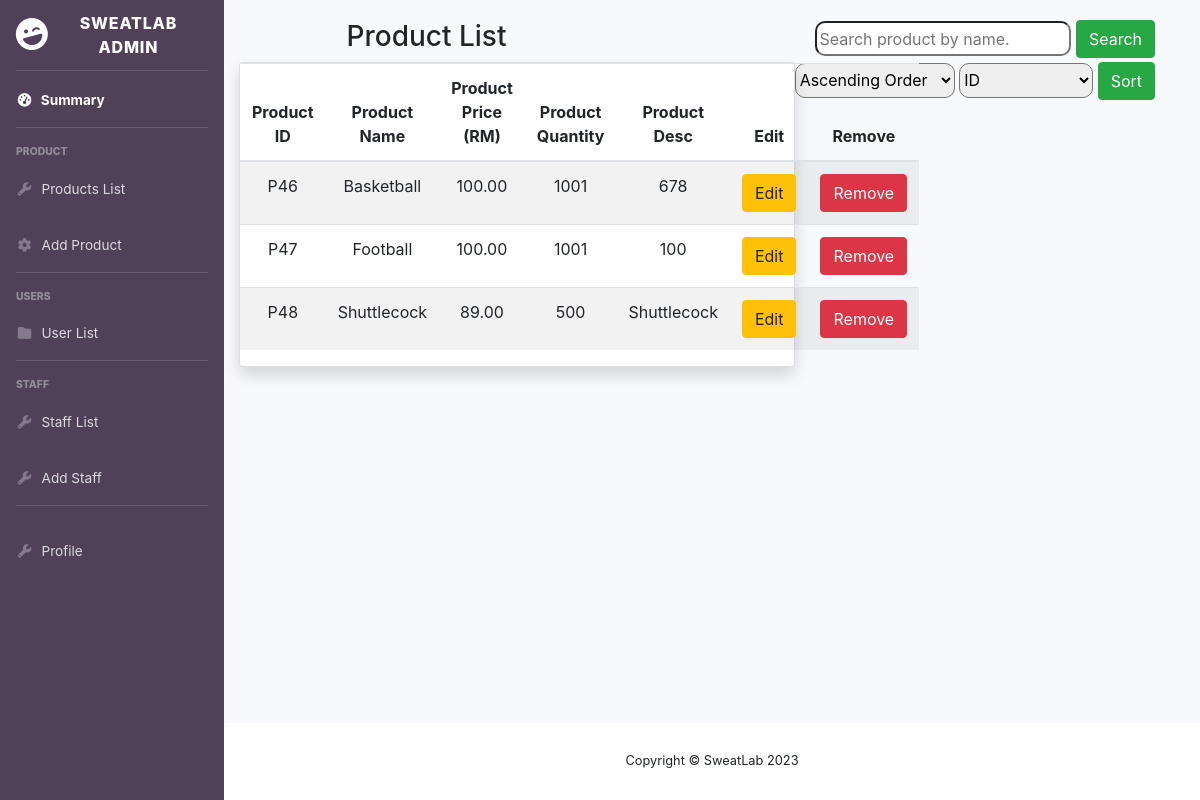
The page /View/Admin/productList.php (signed in) on the database its author committed.
### tables this page shows
CREATE TABLE `product` (
  `productID` int(11) NOT NULL,
  `productName` varchar(100) NOT NULL,
  `productPrice` double NOT NULL,
  `productDesc` varchar(200) NOT NULL,
  `stockQuantity` int(11) NOT NULL,
  `productImage` varchar(200) NOT NULL
);

### Control/productDA.php (called while the page is built, shortened)
<?php
class ProductDA{
    public function retrieveProductList(){
        $connectionManager = DatabaseConnectionManager::getInstance();
        $con = $connectionManager->getConnection();
        $sql = "SELECT * FROM product";
        $result = $con->query($sql);
        return $result;
    }
}

### Control/DAFacade.php (called while the page is built, shortened)
<?php
require_once 'productDA.php';
class DAFacade{
    private $productDA;
    public function __construct(){
        $this->productDA = new productDA();
    }
    public function retrieveProductList(){
        return $this->productDA->retrieveProductList();
    }
}

### View/Admin/productList.php (the view, shortened to what this page needs)
<?php
require_once '../../Control/productDA.php';
require_once '../../Control/DAFacade.php';
?>
<!DOCTYPE html>
<html>
    <head>
        <link rel="stylesheet" href="https://cdn.jsdelivr.net/npm/bootstrap@4.3.1/dist/css/bootstrap.min.css">
        <link href="vendor/fontawesome-free/css/all.min.css" rel="stylesheet" type="text/css">
        <link rel="stylesheet" href="path/to/font-awesome/css/font-awesome.min.css">
        <link href="../css/productList.css" rel="stylesheet" type="text/css"/>
        <link href="../css/adminHome.css" rel="stylesheet" type="text/css"/>
    </head>
    <body id="page-top">
        <div id="wrapper">
            <?php
            require_once 'sidebar.php';
            ?>
            <div id="content-wrapper" class="d-flex flex-column">
                <div id="content" class="col-lg-12" style="padding-top: 20px;">
                    <div class="SearchSort">
                        <h3 class="heading" style="display: inline-block;">&nbsp;Product List</h3>
                        <form method="POST" action="" style="display: inline-block; float: right; margin-right: 30px;">
                            <input style="height: 35px; border-radius: 10px;" type="text" name="searchProductText" placeholder="Search product by name." required/>
                            <input style="margin-bottom: 3px;" type="submit" class="btn btn-success searchBar" name="search" value="Search"/>
                        </form>
                        <form method="POST" action="" style="display: inline-block; float: right;margin-right: 30px;">
                        <select name="sortType" style="height: 35px;border-radius: 10px;">
                            <option value="ASC">Ascending Order</option>
                        </select>
                            <select name="attribute" style="height: 35px;border-radius: 10px;">
                                <option value="productID">ID</option>
                            </select>
                            <input type="submit" class="btn btn-success" style="margin-bottom: 3px;" value="Sort" name="sort"/>
                        </form>
                    </div>
                    <div class="card shadow mb-4">
                    <table class="table table-striped" style="padding-left: 5%; padding-right: 5%">
                        <thead>
                            <tr style="text-align: center;">
                                <th scope="col">Product ID</th>
                                <th scope="col">Product Name</th>
                                <th scope="col">Product Price (RM)</th>
                                <th scope="col">Product Quantity</th>
                                <th scope="col">Product Desc</th>
                                <th scope="col">Edit</th>
                                <th scope="col">Remove</th>
                            </tr>
                        </thead>
                        <tbody>
                            <?php
                            if(!isset($_POST['search']) && !isset($_POST['sort'])){
                                $DAFacade = new DAFacade();
                                $result = $DAFacade->retrieveProductList();
                                while($row = $result->fetch_object()){
                                    printf("<tr style=\"text-align: center;\">");
                                    printf("<td>P%s</td>",$row->productID);
                                    printf("<td>%s</td>",$row->productName);
                                    printf("<td>%.2f</td>",(double)$row->productPrice);
                                    printf("<td>%d</td>",(int)$row->stockQuantity);
                                    printf("<td>%s</td>",$row->productDesc);
                                    echo "<td><a href=\"editProduct.php?id=".$row->productID."\"><button type=\"editBtn\" class=\"btn btn-warning\" >Edit</button></a></td>";
                                    echo "<td><a href=\"removeProduct.php?id=".$row->productID."\"><button type=\"removeBtn\" class=\"btn btn-danger\" >Remove</button></a></td>";
                                    printf("</tr>");
                                }
                            }else if(isset($_POST['search'])){
                                $productName = $_POST['searchProductText'];
                                $url = "http://localhost/SweatLab/WebServices/searchAPI.php?productName=" . $productName;
                                $client = curl_init($url);
                                curl_setopt($client, CURLOPT_RETURNTRANSFER, true);
                                $response = curl_exec($client);
                                $result = json_decode($response);
                                $resultList = $result->data;
                                if(!empty($resultList)){
                                    foreach($resultList as $product){
                                        $productID = $product->productID;
                                        $productName = $product->productName;
                                        $productPrice = $product->productPrice;
                                        $productDesc = $product->productDesc;
                                        $stockQuantity = $product->stockQuantity;
                                        printf("<tr style=\"text-align: center;\">");
                                        printf("<td>P%s</td>",$productID);
                                        printf("<td>%s</td>",$productName);
                                        printf("<td>%.2f</td>",(double)$productPrice);
                                        printf("<td>%d</td>",(int)$stockQuantity);
                                        printf("<td>%s</td>",$productDesc);
                                        echo "<td><a href=\"editProduct.php?id=".$productID."\"><button type=\"editBtn\" class=\"btn btn-warning\" >Edit</button></a></td>";
                                        echo "<td><a href=\"removeProduct.php?id=".$productID."\"><button type=\"removeBtn\" class=\"btn btn-danger\" >Remove</button></a></td>";
                                        printf("</tr>");
                                    }
                                }else{
                                    printf('
                                            <tr>
                                                <td colspan="7">%s</td>
                                            </tr>
                                            '
                                    ,"No record found.");
                                }
                            }else if(isset($_POST['sort'])){
                                $sortType = $_POST['sortType'];
                                $attribute = $_POST['attribute'];
                                $url = "http://localhost/SweatLab/WebServices/sortProductListApi.php?attribute=".$attribute."&sortType=".$sortType;
                                $client = curl_init($url);
                                curl_setopt($client, CURLOPT_RETURNTRANSFER, true);
                                $response = curl_exec($client);
                                $result = json_decode($response);
                                $resultList = $result->data;
                                foreach($resultList as $product){
                                        $productID = $product->productID;
                                        $productName = $product->productName;
                                        $productPrice = $product->productPrice;
                                        $productDesc = $product->productDesc;
                                        $stockQuantity = $product->stockQuantity;
                                        printf("<tr style=\"text-align: center;\">");
                                        printf("<td>P%s</td>",$productID);
                                        printf("<td>%s</td>",$productName);
                                        printf("<td>%.2f</td>",(double)$productPrice);
                                        printf("<td>%d</td>",(int)$stockQuantity);
                                        printf("<td>%s</td>",$productDesc);
                                        echo "<td><a href=\"editProduct.php?id=".$productID."\"><button type=\"editBtn\" class=\"btn btn-warning\" >Edit</button></a></td>";
                                        echo "<td><a href=\"removeProduct.php?id=".$productID."\"><button type=\"removeBtn\" class=\"btn btn-danger\" >Remove</button></a></td>";
                                        printf("</tr>");
                                    }
                            }
                            ?>
                        </tbody>
                    </table>
                    </div>
                </div>
                <footer class="sticky-footer bg-white">
                    <div class="container my-auto">
                        <div class="copyright text-center my-auto">
                            <span>Copyright &copy; SweatLab 2023</span>
                        </div>
                    </div>
                </footer>
            </div>
        </div>
    </body>
</html>

### View/Admin/sidebar.php (shortened to what this page needs)
<!DOCTYPE html>
<html>
    <head>
        <link rel="stylesheet" href="path/to/font-awesome/css/font-awesome.min.css">
        <link rel="stylesheet" href="https://cdn.jsdelivr.net/npm/bootstrap@4.3.1/dist/css/bootstrap.min.css">
    </head>
    <body>
            <ul class="navbar-nav  sidebar sidebar-dark accordion" id="accordionSidebar">
                <a class="sidebar-brand d-flex align-items-center justify-content-center" href="adminHome.php">
                    <div class="sidebar-brand-icon rotate-n-15">
                        <i class="fas fa-laugh-wink"></i>
                    </div>
                    <div class="sidebar-brand-text mx-3">SweatLab Admin</div>
                </a>
                <hr class="sidebar-divider my-0">
                <li class="nav-item active">
                    <a class="nav-link" href="adminHome.php">
                        <i class="fas fa-fw fa-tachometer-alt"></i>
                        <span>Summary</span></a>
                </li>
                <hr class="sidebar-divider">
                <div class="sidebar-heading">
                    Product
                </div>
                <li class="nav-item">
                    <a class="nav-link collapsed" href="productList.php" >
                        <i class="fas fa-fw fa-wrench"></i>
                        <span>Products List</span>
                    </a>
                </li>
                <li class="nav-item">
                    <a class="nav-link collapsed" href="addProduct.php" >
                        <i class="fas fa-fw fa-cog"></i>
                        <span>Add Product</span>
                    </a>
                </li>
                <hr class="sidebar-divider">
                <div class="sidebar-heading">
                    Users
                </div>
                <li class="nav-item">
                    <a class="nav-link collapsed" href="userList.php" >
                        <i class="fas fa-fw fa-folder"></i>
                        <span>User List</span>
                    </a>
                </li>
                <hr class="sidebar-divider">
                <div class="sidebar-heading">
                    Staff
                </div>
                <li class="nav-item">
                    <a class="nav-link collapsed" href="staffList.php" >
                        <i class="fas fa-fw fa-wrench"></i>
                        <span>Staff List</span>
                    </a>
                </li>
                <li class="nav-item">
                    <a class="nav-link collapsed" href="addStaff.php" >
                        <i class="fas fa-fw fa-wrench"></i>
                        <span>Add Staff</span>
                    </a>
                </li>
                <hr class="sidebar-divider">
                <li class="nav-item">
                    <a class="nav-link collapsed" href="staffProfile.php" >
                        <i class="fas fa-fw fa-wrench"></i>
                        <span>Profile</span>
                    </a>
                </li>
            </ul>
    </body>
</html>

### View/css/productList.css (style rules this page uses)
.heading { padding-left: 100px;; }

### rows shown on the page
product: productID "46", productName "Basketball", productPrice "100.00", stockQuantity "1001", productDesc "678"
product: productID "47", productName "Football", productPrice "100.00", stockQuantity "1001", productDesc "100"
product: productID "48", productName "Shuttlecock", productPrice "89.00", stockQuantity "500", productDesc "Shuttlecock"
